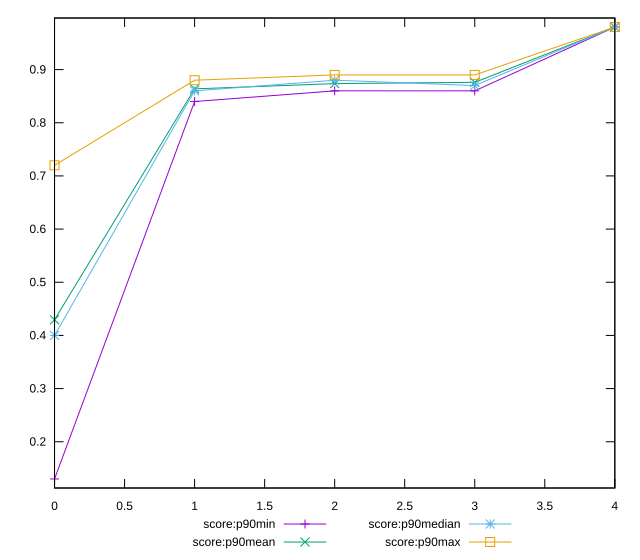

The gnuplot source for this figure:
reset

$scoreP90Min <<EOF
0 0.13
1 0.84
2 0.86
3 0.86
4 0.98
EOF

$scoreP90Mean <<EOF
0 0.42945054945054933
1 0.8637362637362633
2 0.8736263736263737
3 0.876043956043956
4 0.9800000000000001
EOF

$scoreP90Median <<EOF
0 0.4
1 0.86
2 0.88
3 0.87
4 0.98
EOF

$scoreP90Max <<EOF
0 0.72
1 0.88
2 0.89
3 0.89
4 0.98
EOF

set key outside below
set xrange [0:4]
set yrange [0.113:0.9970000000000001]
set trange [0.113:0.9970000000000001]
set terminal svg size 640, 560 enhanced background rgb 'white'
set output "report_00009_2021-02-08T22-37-41.559Z/first-meaningful-paint/progression/score.svg"

plot $scoreP90Min title "score:p90min" with linespoints, \
     $scoreP90Mean title "score:p90mean" with linespoints, \
     $scoreP90Median title "score:p90median" with linespoints, \
     $scoreP90Max title "score:p90max" with linespoints

reset
